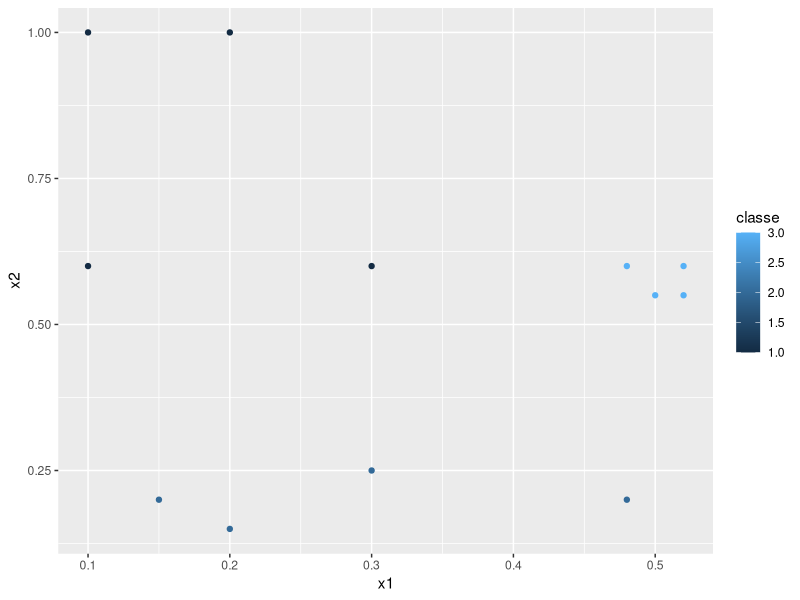

R code for this plot:
#instalando a biblioteca
#install.packages("ggplot2")
#abrindo a biblioteca
library(ggplot2)

#carregando a base de dados
dados=read.csv('data.csv', sep = ',',dec='.',header = T)

#Criando gráfico de dispersão
ggplot(dados, aes(x = x1, y = x2, color = classe)) + geom_point()